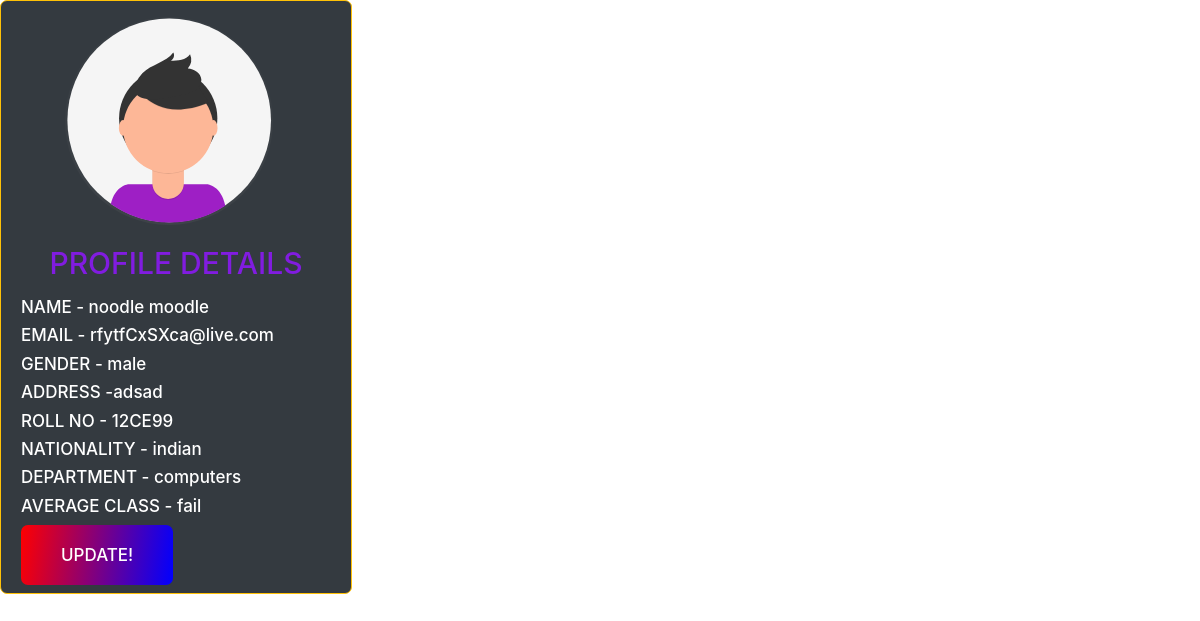
/placement/view_student.php (signed in), run on the app's committed database.
### tables this page shows
CREATE TABLE `student` (
  `id` int(100) NOT NULL,
  `username` varchar(100) NOT NULL,
  `pass` varchar(100) NOT NULL,
  `sex` enum('male','female') NOT NULL,
  `name` varchar(100) NOT NULL,
  `email` varchar(100) NOT NULL,
  `address` varchar(100) NOT NULL,
  `rollno` varchar(100) NOT NULL,
  `nationality` enum('indian','other') NOT NULL,
  `avg_class` enum('fail','first class','second class','distinction') NOT NULL,
  `department` enum('mechanical','electronics','computers','automobile','medical electronics') NOT NULL,
  `usertype` varchar(100) NOT NULL,
  `state` enum('active','inactive') NOT NULL
);

### placement/view_student.php (the view, shortened to what this page needs)
<html>
<!DOCTYPE html>
<html lang="en">
<head>
    <link rel="stylesheet" href="styles/style.css">
    <link rel="stylesheet" href="css/bootstrap.min.css">
    <link rel="stylesheet" href="https://maxcdn.bootstrapcdn.com/bootstrap/4.0.0/css/bootstrap.min.css">
    <link href="https://stackpath.bootstrapcdn.com/font-awesome/4.7.0/css/font-awesome.min.css" rel="stylesheet" >
</head>
<?php
include 'includes/db.php';
$x=$_SESSION['username'];
$s = "select * from  student where username='$x'";
$s_result = mysqli_query($con, $s);
?>
<div class="card bg-dark border border-warning" style="width: 22rem; border-radius:7px;">
            <img src="images/student.svg" class="card-img-top  mt-3 " style="width:13rem;margin-left:4rem;" alt="Profile PIC">
            <div class="card-body " style="border-radius:7px">
            <h5 class="card-title text-center " style="color: rgb(129, 28, 224); font-size:30px;">PROFILE DETAILS</h5>
            <p class="card-text mb-3 ">
            <?php
while($row = mysqli_fetch_array($s_result))
{
?>
<h5 style="color:white; font-size:17px">NAME - <?php echo $row['name'];?></ h5>
<br>
<h5 style="color:white; font-size:17px">EMAIL - <?php echo $row['email'];?></ h5>
<br>
<h5 style="color:white; font-size:17px">GENDER - <?php echo $row['sex'];?></ h5>
<br>
 <h5 style="color:white; font-size:17px">ADDRESS -<?php echo $row['address'];?></ h5>
<br>
<h5 style="color:white; font-size:17px">ROLL NO - <?php echo $row['rollno'];?></ h5>
<br>
<h5 style="color:white; font-size:17px">NATIONALITY - <?php echo $row['nationality'];?></ h5>
<br>
<h5 style="color:white; font-size:17px">DEPARTMENT - <?php echo $row['department'];?></ h5>
<br>
<h5 style="color:white; font-size:17px">AVERAGE CLASS - <?php echo $row['avg_class'];?></ h5>
<br>
<h5 style="color:white; font-size:17px">STATE -<?php echo $row['state'];?></ h5>
<br>
<a href="student_update_page.php?id=<?php echo $row['id'];?> " class="bt-login " style="margin-top:24px;"> UPDATE! </a>
<?php }
?>
</div>
</div>
</html>

### placement/styles/style.css (style rules this page uses)
* { -webkit-box-sizing: border-box; box-sizing: border-box; margin: 0px; padding: 0px; }
p { font-size: 18px; font-weight: 120; color: grey; }
.bt-login { color: white; margin-top: 20px !important; padding: 20px 40px; border-radius: 7px !important; cursor: pointer; background-image: linear-gradient(98deg, red, blue); }

### data on the page
student: name "noodle moodle", email "rfytfCxSXca@live.com", sex "male", address "adsad", rollno "12CE99", nationality "indian", department "computers", avg_class "fail"
